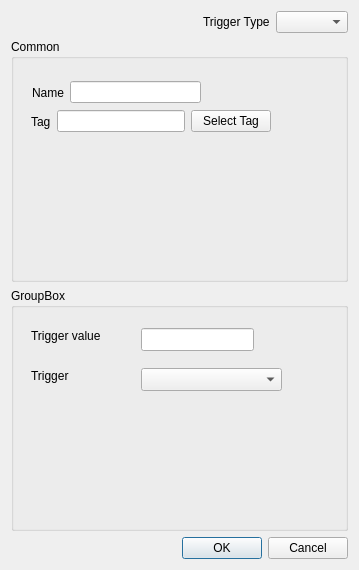
<?xml version="1.0" encoding="UTF-8"?>
<ui version="4.0">
 <class>AddTriggerDialog</class>
 <widget class="QDialog" name="AddTriggerDialog">
  <property name="geometry">
   <rect>
    <x>0</x>
    <y>0</y>
    <width>359</width>
    <height>570</height>
   </rect>
  </property>
  <property name="windowTitle">
   <string>Add Triger</string>
  </property>
  <layout class="QGridLayout" name="gridLayout">
   <item row="1" column="0">
    <widget class="QDialogButtonBox" name="buttonBox">
     <property name="orientation">
      <enum>Qt::Horizontal</enum>
     </property>
     <property name="standardButtons">
      <set>QDialogButtonBox::Cancel|QDialogButtonBox::Ok</set>
     </property>
    </widget>
   </item>
   <item row="0" column="0">
    <layout class="QVBoxLayout" name="verticalLayout">
     <item>
      <layout class="QHBoxLayout" name="horizontalLayout">
       <property name="sizeConstraint">
        <enum>QLayout::SetMinimumSize</enum>
       </property>
       <item>
        <spacer name="horizontalSpacer">
         <property name="orientation">
          <enum>Qt::Horizontal</enum>
         </property>
         <property name="sizeHint" stdset="0">
          <size>
           <width>40</width>
           <height>20</height>
          </size>
         </property>
        </spacer>
       </item>
       <item>
        <widget class="QLabel" name="label">
         <property name="text">
          <string>Trigger Type</string>
         </property>
        </widget>
       </item>
       <item>
        <widget class="QComboBox" name="triggerType"/>
       </item>
      </layout>
     </item>
     <item>
      <widget class="QGroupBox" name="groupBox">
       <property name="title">
        <string>Common</string>
       </property>
       <widget class="QWidget" name="layoutWidget">
        <property name="geometry">
         <rect>
          <x>21</x>
          <y>41</y>
          <width>169</width>
          <height>25</height>
         </rect>
        </property>
        <layout class="QHBoxLayout" name="horizontalLayout_2">
         <item>
          <widget class="QLabel" name="label_2">
           <property name="text">
            <string>Name</string>
           </property>
          </widget>
         </item>
         <item>
          <widget class="QLineEdit" name="triggerName"/>
         </item>
        </layout>
       </widget>
       <widget class="QWidget" name="layoutWidget">
        <property name="geometry">
         <rect>
          <x>20</x>
          <y>70</y>
          <width>240</width>
          <height>25</height>
         </rect>
        </property>
        <layout class="QHBoxLayout" name="horizontalLayout_3">
         <item>
          <widget class="QLabel" name="label_3">
           <property name="text">
            <string>Tag</string>
           </property>
          </widget>
         </item>
         <item>
          <widget class="QLineEdit" name="selectedTag"/>
         </item>
         <item>
          <widget class="QPushButton" name="selectTagPushButton">
           <property name="text">
            <string>Select Tag</string>
           </property>
          </widget>
         </item>
        </layout>
       </widget>
      </widget>
     </item>
     <item>
      <widget class="QGroupBox" name="groupBox_2">
       <property name="title">
        <string>GroupBox</string>
       </property>
       <widget class="QLabel" name="label_4">
        <property name="geometry">
         <rect>
          <x>20</x>
          <y>40</y>
          <width>81</width>
          <height>16</height>
         </rect>
        </property>
        <property name="text">
         <string>Trigger value</string>
        </property>
       </widget>
       <widget class="QLineEdit" name="triggerValue">
        <property name="geometry">
         <rect>
          <x>130</x>
          <y>40</y>
          <width>113</width>
          <height>23</height>
         </rect>
        </property>
       </widget>
       <widget class="QLabel" name="label_5">
        <property name="geometry">
         <rect>
          <x>20</x>
          <y>80</y>
          <width>81</width>
          <height>16</height>
         </rect>
        </property>
        <property name="text">
         <string>Trigger</string>
        </property>
       </widget>
       <widget class="QComboBox" name="triggerCombo">
        <property name="geometry">
         <rect>
          <x>130</x>
          <y>80</y>
          <width>141</width>
          <height>23</height>
         </rect>
        </property>
       </widget>
      </widget>
     </item>
    </layout>
   </item>
  </layout>
 </widget>
 <resources/>
 <connections>
  <connection>
   <sender>buttonBox</sender>
   <signal>accepted()</signal>
   <receiver>AddTriggerDialog</receiver>
   <slot>accept()</slot>
   <hints>
    <hint type="sourcelabel">
     <x>248</x>
     <y>254</y>
    </hint>
    <hint type="destinationlabel">
     <x>157</x>
     <y>274</y>
    </hint>
   </hints>
  </connection>
  <connection>
   <sender>buttonBox</sender>
   <signal>rejected()</signal>
   <receiver>AddTriggerDialog</receiver>
   <slot>reject()</slot>
   <hints>
    <hint type="sourcelabel">
     <x>316</x>
     <y>260</y>
    </hint>
    <hint type="destinationlabel">
     <x>286</x>
     <y>274</y>
    </hint>
   </hints>
  </connection>
 </connections>
</ui>
